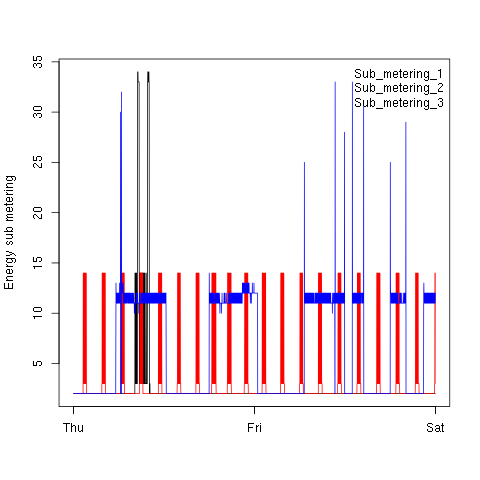

Write R code to recreate this figure.
source("getting.R")
#plot3 getting hotter
png('plot3.png', width=480, height=480)
plot3function()
dev.off()

